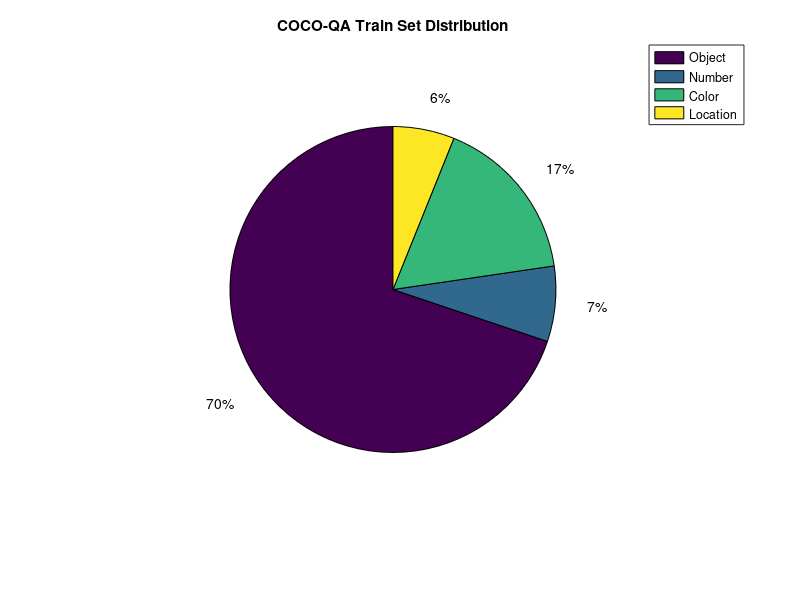
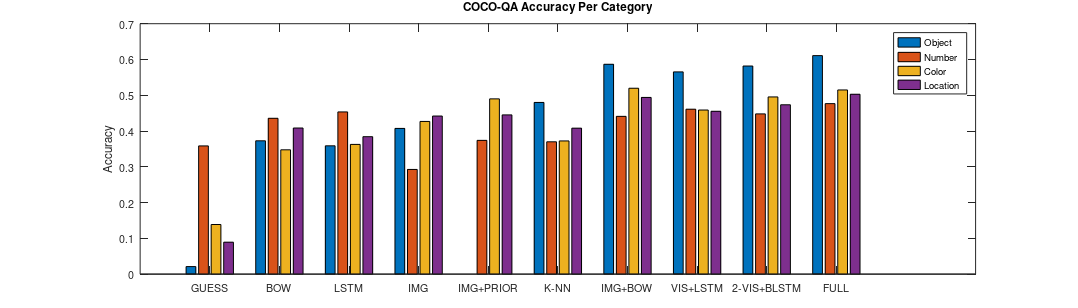

Reproduce these figures in MATLAB, in order.
clear('all');
close('all');

% Plot category pie charts.
catlg = {'Object', 'Number', 'Color', 'Location'};
catdata = [54992, 27206;
           5885, 2755;
           13059, 6509;
           4800, 2478;];
figure(1);
pie(catdata(:, 1));
title('COCO-QA Train Set Distribution');
legend(catlg, 'Location', 'NorthEastOutside');
print('figures/cocoqa_dist', '-depsc', '-tiff');

% Plot performance per category.
models = {'GUESS', 'BOW', 'LSTM', 'IMG', 'IMG+PRIOR', 'K-NN', 'IMG+BOW', ...
          'VIS+LSTM', '2-VIS+BLSTM', 'FULL'};
modeldata = [0.0211, 0.3584, 0.1387, 0.0893;
             0.3727, 0.4356, 0.3475, 0.4084;
             0.3587, 0.4534, 0.3626, 0.3842;
             0.4073, 0.2926, 0.4268, 0.4419;
             0.0000, 0.3739, 0.4899, 0.4451;
             0.4799, 0.3699, 0.3723, 0.4080;
             0.5866, 0.4410, 0.5196, 0.4939;
             0.5653, 0.4610, 0.4587, 0.4552;
             0.5817, 0.4479, 0.4953, 0.4734;
             0.6108, 0.4766, 0.5148, 0.5028;];
figure(2);
set(gcf, 'position', [0, 0, 1400, 400]);
set(gcf, 'PaperPosition', [0, 0, 14, 4]);
set(gcf, 'PaperSize', [10, 4]);
bar(modeldata);
legend(catlg);
title('COCO-QA Accuracy Per Category');
ylabel('Accuracy')
set(gca, 'XTick', 1:size(modeldata, 1), 'XTickLabel', models);
print('figures/model_cat', '-depsc', '-tiff');
